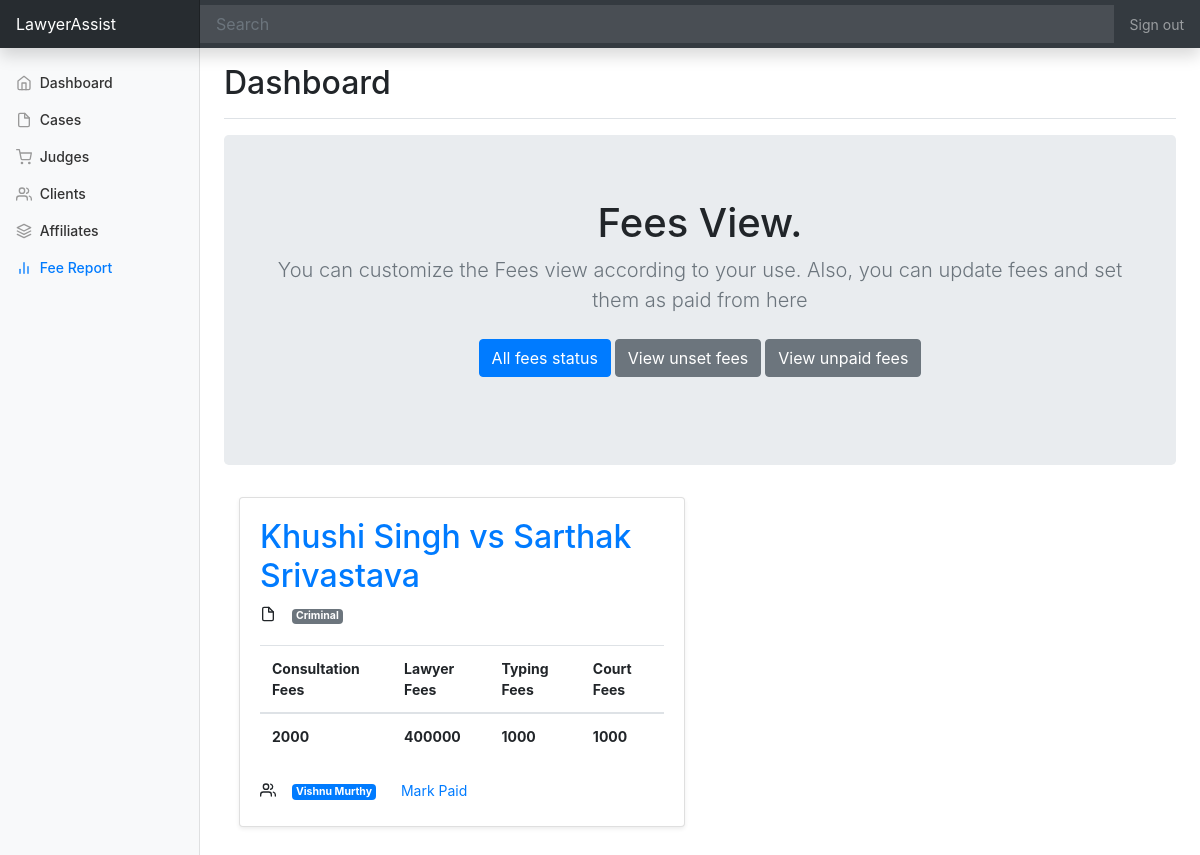
The page /dashboard/unpaid.php on the database its author committed.
### tables this page shows
CREATE TABLE `cases` (
  `caseid` int(4) NOT NULL AUTO_INCREMENT,
  `caseyear` int(4) NOT NULL,
  `party1` varchar(55) NOT NULL,
  `party2` varchar(55) NOT NULL,
  `affiliatedcounsel` varchar(55) NOT NULL,
  `casedescription` varchar(1024) NOT NULL,
  PRIMARY KEY (`caseid`)
);

CREATE TABLE `case_con` (
  `caseid` int(4) NOT NULL,
  `casetype` varchar(44) NOT NULL
);

CREATE TABLE `fees` (
  `typing` int(11) NOT NULL,
  `consultation` int(11) NOT NULL,
  `law` int(11) NOT NULL,
  `court` int(11) NOT NULL,
  `model` int(11) NOT NULL,
  `caseid` int(11) NOT NULL,
  `clientid` int(11) NOT NULL,
  KEY `caseid` (`caseid`,`clientid`)
);

### dashboard/unpaid.php (the view, shortened to what this page needs)
<!doctype html>
<html lang="en">
  <head>
<link href="../assets/dist/css/bootstrap.min.css" rel="stylesheet">
    <link href="dashboard.css" rel="stylesheet">
  </head>
  <body>
    <nav class="navbar navbar-dark sticky-top bg-dark flex-md-nowrap p-0 shadow">
  <a class="navbar-brand col-md-3 col-lg-2 mr-0 px-3" href="#">LawyerAssist</a>
  <input class="form-control form-control-dark w-100" type="text" placeholder="Search" aria-label="Search">
  <ul class="navbar-nav px-3">
    <li class="nav-item text-nowrap">
      <a class="nav-link" href="#">Sign out</a>
    </li>
  </ul>
</nav>
<div class="container-fluid">
  <div class="row">
    <nav id="sidebarMenu" class="col-md-3 col-lg-2 d-md-block bg-light sidebar collapse">
      <div class="sidebar-sticky pt-3">
        <ul class="nav flex-column">
          <li class="nav-item">
            <a class="nav-link" href="#">
              <span data-feather="home"></span>
              Dashboard <span class="sr-only"></span>
            </a>
          </li>
          <li class="nav-item">
            <a class="nav-link" href="readcases.php">
              <span data-feather="file"></span>
              Cases
            </a>
          </li>
          <li class="nav-item">
            <a class="nav-link" href="../album/judges.php">
              <span data-feather="shopping-cart"></span>
              Judges
            </a>
          </li>
          <li class="nav-item">
            <a class="nav-link" href="../album/client.php">
              <span data-feather="users"></span>
              Clients
            </a>
          </li>
          <li class="nav-item">
            <a class="nav-link" href="../album/affiliates.php">
              <span data-feather="layers"></span>
              Affiliates
            </a>
          </li>
          <li class="nav-item">
            <a class="nav-link active" href="fees.php">
              <span data-feather="bar-chart-2">(current)</span>
              Fee Report
            </a>
          </li>
        </ul>
      </div>
    </nav>
    <main role="main" class="col-md-9 ml-sm-auto col-lg-10 px-md-4">
      <div class="d-flex justify-content-between flex-wrap flex-md-nowrap align-items-center pt-3 pb-2 mb-3 border-bottom">
        <h1 class="h2">Dashboard</h1>
      </div>
      <section class="jumbotron text-center">
    <div class="container">
      <h1>Fees View.</h1>
      <p class="lead text-muted">You can customize the Fees view according to your use. Also, you can update fees and set them as paid from here</p>
      <p>
      <a href="fees.php" class="btn btn-primary my-2">All fees status</a>
        <a href="#" class="btn btn-secondary my-2">View unset fees</a>
        <a href="unpaid.php" class="btn btn-secondary my-2">View unpaid fees</a>
      </p>
    </div>
  </section>
      <div class="container">
        <div class="row">
      <?php
$servername = "localhost:8889";
$username = "root";
$password = "vashuhero1";
$dbname = "lawyer";
$conn = new mysqli($servername, $username, $password, $dbname);
$sql = "SELECT * FROM cases";
$result = $conn->query($sql);
if ($result->num_rows > 0) {
  while($row = $result->fetch_assoc()) {
    $id=$row['caseid'];
    $sql1 = "SELECT * FROM case_con WHERE caseid=$id";
    $result1 = $conn->query($sql1);
    $row1=$result1->fetch_assoc();
    $sql2 = "SELECT * FROM court WHERE casesinthecourt=$id";
    $result2 = $conn->query($sql2);
    $row2=$result2->fetch_assoc();
    $sql3 = "SELECT * FROM fees WHERE caseid=$id";
    $result3 = $conn->query($sql3);
    $row3=$result3->fetch_assoc();
    if($row3['model']==0)
    echo '<div class="col-md-6">
          <div class="card mb-6 shadow-sm">
            <div class="card-body">
            <h2><a href=cases.php?id='.$id.'>'.$row[party1].' vs '.$row[party2].'</a></h2>
            <span data-feather="file"></span>&nbsp;&nbsp;&nbsp;
            <a href=casetype.php?casetype='.$row1['casetype'].'>'.'<span class="badge badge-secondary">'.$row1['casetype'].'</span></a></br></br>
            <table class="table">
  <thead>
    <tr>
      <th scope="col">Consultation Fees</th>
      <th scope="col">Lawyer Fees</th>
      <th scope="col">Typing Fees</th>
      <th scope="col">Court Fees</th>
    </tr>
  </thead>
  <tbody>
    <tr>
      <th scope="row">'.$row3['consultation'].'</th>
      <th scope="row">'.$row3['law'].'</th>
      <th scope="row">'.$row3['typing'].'</th>
      <th scope="row">'.$row3['court'].'</th>
    </tr>
  </tbody>
</table>
            <span data-feather="users"></span>&nbsp;&nbsp;&nbsp;
            <span class="badge badge-primary">'.$row['affiliatedcounsel'].'</span>&nbsp;&nbsp;&nbsp;
            <a href=judge.php>'.'<span class="badge badge-secondary">'.$row2['courtname'].'</span></a>
            <div class="btn-group">
                  <button type="button" class="btn btn-sm btn-success-info"><a  href="../sign-in/finmarkpaid.php?id='.$id.'">Mark Paid</a></button>
                </div>
            </div>
          </div>
          </br>
          </br>
        </div>';
  }
} else {
  echo "0 results";
}
?>
</div>
</div>
    </main>
  </div>
</div>
        <script src="dashboard.js"></script></body>
</html>

### dashboard/dashboard.css (style rules this page uses)
body { font-size: .875rem; }
.feather { width: 16px; height: 16px; vertical-align: text-bottom; }
.sidebar { position: fixed; top: 0; bottom: 0; left: 0; z-index: 100; padding: 48px 0 0; box-shadow: inset -1px 0 0 rgba(0, 0, 0, .1); }
.sidebar-sticky { position: relative; top: 0; height: calc(100vh - 48px); padding-top: .5rem; overflow-x: hidden; overflow-y: auto; }
.sidebar .nav-link { font-weight: 500; color: #333; }
.sidebar .nav-link .feather { margin-right: 4px; color: #999; }
.sidebar .nav-link.active { color: #007bff; }
.sidebar .nav-link:hover .feather, .sidebar .nav-link.active .feather { color: inherit; }
.navbar-brand { padding-top: .75rem; padding-bottom: .75rem; font-size: 1rem; background-color: rgba(0, 0, 0, .25); box-shadow: inset -1px 0 0 rgba(0, 0, 0, .25); }
.navbar .form-control { padding: .75rem 1rem; border-width: 0; border-radius: 0; }
.form-control-dark { color: #fff; background-color: rgba(255, 255, 255, .1); border-color: rgba(255, 255, 255, .1); }

### rows shown on the page
cases: party1 "Khushi Singh", party2 "Sarthak Srivastava", case_con.casetype "Criminal", fees.consultation "2000", fees.law "400000", fees.typing "1000", fees.court "1000", affiliatedcounsel "Vishnu Murthy"
